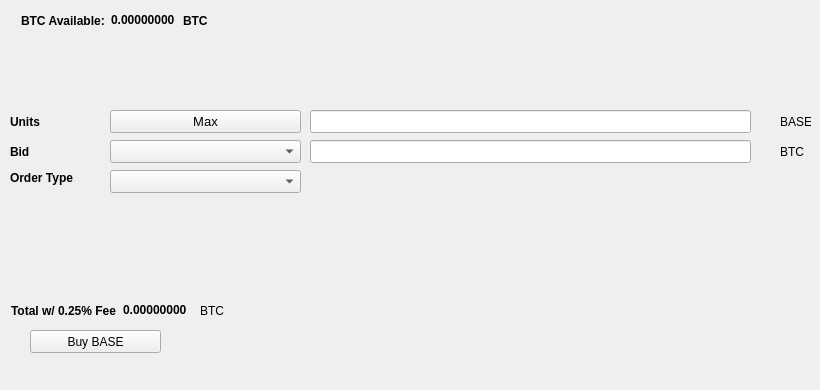
   <widget class="QWidget" name="BuyTab">
    <attribute name="title">
     <string>Buy</string>
    </attribute>
    <widget class="QPushButton" name="BuyBASE">
     <property name="geometry">
      <rect>
       <x>30</x>
       <y>330</y>
       <width>131</width>
       <height>23</height>
      </rect>
     </property>
     <property name="text">
      <string>Buy BASE</string>
     </property>
     <property name="icon">
      <iconset resource="../base.qrc">
       <normaloff>:/icons/bitcoin</normaloff>:/icons/bitcoin</iconset>
     </property>
    </widget>
    <widget class="QLabel" name="label_3">
     <property name="geometry">
      <rect>
       <x>10</x>
       <y>110</y>
       <width>46</width>
       <height>23</height>
      </rect>
     </property>
     <property name="font">
      <font>
       <weight>75</weight>
       <bold>true</bold>
      </font>
     </property>
     <property name="text">
      <string>Units</string>
     </property>
    </widget>
    <widget class="QLineEdit" name="UnitsInput">
     <property name="geometry">
      <rect>
       <x>310</x>
       <y>110</y>
       <width>441</width>
       <height>23</height>
      </rect>
     </property>
     <property name="font">
      <font>
       <pointsize>9</pointsize>
       <weight>75</weight>
       <bold>true</bold>
      </font>
     </property>
    </widget>
    <widget class="QLineEdit" name="BuyBidPriceEdit">
     <property name="geometry">
      <rect>
       <x>310</x>
       <y>140</y>
       <width>441</width>
       <height>23</height>
      </rect>
     </property>
     <property name="font">
      <font>
       <pointsize>9</pointsize>
       <weight>75</weight>
       <bold>true</bold>
      </font>
     </property>
    </widget>
    <widget class="QLabel" name="label_4">
     <property name="geometry">
      <rect>
       <x>780</x>
       <y>110</y>
       <width>31</width>
       <height>23</height>
      </rect>
     </property>
     <property name="text">
      <string>BASE</string>
     </property>
    </widget>
    <widget class="QLabel" name="label_5">
     <property name="geometry">
      <rect>
       <x>780</x>
       <y>140</y>
       <width>31</width>
       <height>23</height>
      </rect>
     </property>
     <property name="text">
      <string>BTC</string>
     </property>
    </widget>
    <widget class="QLabel" name="label_6">
     <property name="geometry">
      <rect>
       <x>10</x>
       <y>140</y>
       <width>46</width>
       <height>23</height>
      </rect>
     </property>
     <property name="font">
      <font>
       <weight>75</weight>
       <bold>true</bold>
      </font>
     </property>
     <property name="text">
      <string>Bid</string>
     </property>
    </widget>
    <widget class="QLabel" name="label_7">
     <property name="geometry">
      <rect>
       <x>10</x>
       <y>170</y>
       <width>91</width>
       <height>16</height>
      </rect>
     </property>
     <property name="font">
      <font>
       <weight>75</weight>
       <bold>true</bold>
      </font>
     </property>
     <property name="text">
      <string>Order Type</string>
     </property>
    </widget>
    <widget class="QPushButton" name="Buy_Max_Amount">
     <property name="geometry">
      <rect>
       <x>110</x>
       <y>110</y>
       <width>191</width>
       <height>23</height>
      </rect>
     </property>
     <property name="font">
      <font>
       <pointsize>10</pointsize>
      </font>
     </property>
     <property name="text">
      <string>Max</string>
     </property>
    </widget>
    <widget class="QComboBox" name="BuyBidcomboBox">
     <property name="geometry">
      <rect>
       <x>110</x>
       <y>140</y>
       <width>191</width>
       <height>23</height>
      </rect>
     </property>
     <property name="font">
      <font>
       <pointsize>10</pointsize>
      </font>
     </property>
    </widget>
    <widget class="QComboBox" name="buyOrdertypeCombo">
     <property name="geometry">
      <rect>
       <x>110</x>
       <y>170</y>
       <width>191</width>
       <height>23</height>
      </rect>
     </property>
     <property name="font">
      <font>
       <pointsize>10</pointsize>
      </font>
     </property>
    </widget>
    <widget class="QWidget" name="layoutWidget1">
     <property name="geometry">
      <rect>
       <x>21</x>
       <y>11</y>
       <width>227</width>
       <height>19</height>
      </rect>
     </property>
     <layout class="QHBoxLayout" name="horizontalLayout_3">
      <item>
       <widget class="QLabel" name="label232">
        <property name="font">
         <font>
          <weight>75</weight>
          <bold>true</bold>
         </font>
        </property>
        <property name="text">
         <string>BTC Available:</string>
        </property>
       </widget>
      </item>
      <item>
       <widget class="QLabel" name="BtcAvailableLbl">
        <property name="palette">
         <palette>
          <active>
           <colorrole role="WindowText">
            <brush brushstyle="SolidPattern">
             <color alpha="255">
              <red>0</red>
              <green>0</green>
              <blue>0</blue>
             </color>
            </brush>
           </colorrole>
           <colorrole role="Button">
            <brush brushstyle="SolidPattern">
             <color alpha="255">
              <red>0</red>
              <green>170</green>
              <blue>0</blue>
             </color>
            </brush>
           </colorrole>
           <colorrole role="Light">
            <brush brushstyle="SolidPattern">
             <color alpha="255">
              <red>0</red>
              <green>255</green>
              <blue>0</blue>
             </color>
            </brush>
           </colorrole>
           <colorrole role="Midlight">
            <brush brushstyle="SolidPattern">
             <color alpha="255">
              <red>0</red>
              <green>212</green>
              <blue>0</blue>
             </color>
            </brush>
           </colorrole>
           <colorrole role="Dark">
            <brush brushstyle="SolidPattern">
             <color alpha="255">
              <red>0</red>
              <green>85</green>
              <blue>0</blue>
             </color>
            </brush>
           </colorrole>
           <colorrole role="Mid">
            <brush brushstyle="SolidPattern">
             <color alpha="255">
              <red>0</red>
              <green>113</green>
              <blue>0</blue>
             </color>
            </brush>
           </colorrole>
           <colorrole role="Text">
            <brush brushstyle="SolidPattern">
             <color alpha="255">
              <red>0</red>
              <green>170</green>
              <blue>0</blue>
             </color>
            </brush>
           </colorrole>
           <colorrole role="BrightText">
            <brush brushstyle="SolidPattern">
             <color alpha="255">
              <red>255</red>
              <green>255</green>
              <blue>255</blue>
             </color>
            </brush>
           </colorrole>
           <colorrole role="ButtonText">
            <brush brushstyle="SolidPattern">
             <color alpha="255">
              <red>0</red>
              <green>0</green>
              <blue>0</blue>
             </color>
            </brush>
           </colorrole>
           <colorrole role="Base">
            <brush brushstyle="SolidPattern">
             <color alpha="255">
              <red>255</red>
              <green>255</green>
              <blue>255</blue>
             </color>
            </brush>
           </colorrole>
           <colorrole role="Window">
            <brush brushstyle="SolidPattern">
             <color alpha="255">
              <red>0</red>
              <green>170</green>
              <blue>0</blue>
             </color>
            </brush>
           </colorrole>
           <colorrole role="Shadow">
            <brush brushstyle="SolidPattern">
             <color alpha="255">
              <red>0</red>
              <green>0</green>
              <blue>0</blue>
             </color>
            </brush>
           </colorrole>
           <colorrole role="AlternateBase">
            <brush brushstyle="SolidPattern">
             <color alpha="255">
              <red>127</red>
              <green>212</green>
              <blue>127</blue>
             </color>
            </brush>
           </colorrole>
           <colorrole role="ToolTipBase">
            <brush brushstyle="SolidPattern">
             <color alpha="255">
              <red>255</red>
              <green>255</green>
              <blue>220</blue>
             </color>
            </brush>
           </colorrole>
           <colorrole role="ToolTipText">
            <brush brushstyle="SolidPattern">
             <color alpha="255">
              <red>0</red>
              <green>0</green>
              <blue>0</blue>
             </color>
            </brush>
           </colorrole>
          </active>
          <inactive>
           <colorrole role="WindowText">
            <brush brushstyle="SolidPattern">
             <color alpha="255">
              <red>0</red>
              <green>0</green>
              <blue>0</blue>
             </color>
            </brush>
           </colorrole>
           <colorrole role="Button">
            <brush brushstyle="SolidPattern">
             <color alpha="255">
              <red>0</red>
              <green>170</green>
              <blue>0</blue>
             </color>
            </brush>
           </colorrole>
           <colorrole role="Light">
            <brush brushstyle="SolidPattern">
             <color alpha="255">
              <red>0</red>
              <green>255</green>
              <blue>0</blue>
             </color>
            </brush>
           </colorrole>
           <colorrole role="Midlight">
            <brush brushstyle="SolidPattern">
             <color alpha="255">
              <red>0</red>
              <green>212</green>
              <blue>0</blue>
             </color>
            </brush>
           </colorrole>
           <colorrole role="Dark">
            <brush brushstyle="SolidPattern">
             <color alpha="255">
              <red>0</red>
              <green>85</green>
              <blue>0</blue>
             </color>
            </brush>
           </colorrole>
           <colorrole role="Mid">
            <brush brushstyle="SolidPattern">
             <color alpha="255">
              <red>0</red>
              <green>113</green>
              <blue>0</blue>
             </color>
            </brush>
           </colorrole>
           <colorrole role="Text">
            <brush brushstyle="SolidPattern">
             <color alpha="255">
              <red>0</red>
              <green>170</green>
              <blue>0</blue>
             </color>
            </brush>
           </colorrole>
           <colorrole role="BrightText">
            <brush brushstyle="SolidPattern">
             <color alpha="255">
              <red>255</red>
              <green>255</green>
              <blue>255</blue>
             </color>
            </brush>
           </colorrole>
           <colorrole role="ButtonText">
            <brush brushstyle="SolidPattern">
             <color alpha="255">
              <red>0</red>
              <green>0</green>
              <blue>0</blue>
             </color>
            </brush>
           </colorrole>
           <colorrole role="Base">
            <brush brushstyle="SolidPattern">
             <color alpha="255">
              <red>255</red>
              <green>255</green>
              <blue>255</blue>
             </color>
            </brush>
           </colorrole>
           <colorrole role="Window">
            <brush brushstyle="SolidPattern">
             <color alpha="255">
              <red>0</red>
              <green>170</green>
              <blue>0</blue>
             </color>
            </brush>
           </colorrole>
           <colorrole role="Shadow">
            <brush brushstyle="SolidPattern">
             <color alpha="255">
              <red>0</red>
              <green>0</green>
              <blue>0</blue>
             </color>
            </brush>
           </colorrole>
           <colorrole role="AlternateBase">
            <brush brushstyle="SolidPattern">
             <color alpha="255">
              <red>127</red>
              <green>212</green>
              <blue>127</blue>
             </color>
            </brush>
           </colorrole>
           <colorrole role="ToolTipBase">
            <brush brushstyle="SolidPattern">
             <color alpha="255">
              <red>255</red>
              <green>255</green>
              <blue>220</blue>
             </color>
            </brush>
           </colorrole>
           <colorrole role="ToolTipText">
            <brush brushstyle="SolidPattern">
             <color alpha="255">
              <red>0</red>
              <green>0</green>
              <blue>0</blue>
             </color>
            </brush>
           </colorrole>
          </inactive>
          <disabled>
           <colorrole role="WindowText">
            <brush brushstyle="SolidPattern">
             <color alpha="255">
              <red>0</red>
              <green>85</green>
              <blue>0</blue>
             </color>
            </brush>
           </colorrole>
           <colorrole role="Button">
            <brush brushstyle="SolidPattern">
             <color alpha="255">
              <red>0</red>
              <green>170</green>
              <blue>0</blue>
             </color>
            </brush>
           </colorrole>
           <colorrole role="Light">
            <brush brushstyle="SolidPattern">
             <color alpha="255">
              <red>0</red>
              <green>255</green>
              <blue>0</blue>
             </color>
            </brush>
           </colorrole>
           <colorrole role="Midlight">
            <brush brushstyle="SolidPattern">
             <color alpha="255">
              <red>0</red>
              <green>212</green>
              <blue>0</blue>
             </color>
            </brush>
           </colorrole>
           <colorrole role="Dark">
            <brush brushstyle="SolidPattern">
             <color alpha="255">
              <red>0</red>
              <green>85</green>
              <blue>0</blue>
             </color>
            </brush>
           </colorrole>
           <colorrole role="Mid">
            <brush brushstyle="SolidPattern">
             <color alpha="255">
              <red>0</red>
              <green>113</green>
              <blue>0</blue>
             </color>
            </brush>
           </colorrole>
           <colorrole role="Text">
            <brush brushstyle="SolidPattern">
             <color alpha="255">
              <red>0</red>
              <green>85</green>
              <blue>0</blue>
             </color>
            </brush>
           </colorrole>
           <colorrole role="BrightText">
            <brush brushstyle="SolidPattern">
             <color alpha="255">
              <red>255</red>
              <green>255</green>
              <blue>255</blue>
             </color>
            </brush>
           </colorrole>
           <colorrole role="ButtonText">
            <brush brushstyle="SolidPattern">
             <color alpha="255">
              <red>0</red>
              <green>85</green>
              <blue>0</blue>
             </color>
            </brush>
           </colorrole>
           <colorrole role="Base">
            <brush brushstyle="SolidPattern">
             <color alpha="255">
              <red>0</red>
              <green>170</green>
              <blue>0</blue>
             </color>
            </brush>
           </colorrole>
           <colorrole role="Window">
            <brush brushstyle="SolidPattern">
             <color alpha="255">
              <red>0</red>
              <green>170</green>
              <blue>0</blue>
             </color>
            </brush>
           </colorrole>
           <colorrole role="Shadow">
            <brush brushstyle="SolidPattern">
             <color alpha="255">
              <red>0</red>
              <green>0</green>
              <blue>0</blue>
             </color>
            </brush>
           </colorrole>
           <colorrole role="AlternateBase">
            <brush brushstyle="SolidPattern">
             <color alpha="255">
              <red>0</red>
              <green>170</green>
              <blue>0</blue>
             </color>
            </brush>
           </colorrole>
           <colorrole role="ToolTipBase">
            <brush brushstyle="SolidPattern">
             <color alpha="255">
              <red>255</red>
              <green>255</green>
              <blue>220</blue>
             </color>
            </brush>
           </colorrole>
           <colorrole role="ToolTipText">
            <brush brushstyle="SolidPattern">
             <color alpha="255">
              <red>0</red>
              <green>0</green>
              <blue>0</blue>
             </color>
            </brush>
           </colorrole>
          </disabled>
         </palette>
        </property>
        <property name="font">
         <font>
          <weight>75</weight>
          <bold>true</bold>
         </font>
        </property>
        <property name="text">
         <string>0.00000000</string>
        </property>
        <property name="textInteractionFlags">
         <set>Qt::LinksAccessibleByMouse|Qt::TextSelectableByKeyboard|Qt::TextSelectableByMouse</set>
        </property>
       </widget>
      </item>
      <item>
       <widget class="QLabel" name="BtcAvailableLbl_2">
        <property name="font">
         <font>
          <weight>75</weight>
          <bold>true</bold>
         </font>
        </property>
        <property name="text">
         <string>BTC</string>
        </property>
       </widget>
      </item>
     </layout>
    </widget>
    <widget class="QWidget" name="layoutWidge2">
     <property name="geometry">
      <rect>
       <x>11</x>
       <y>301</y>
       <width>259</width>
       <height>19</height>
      </rect>
     </property>
     <layout class="QHBoxLayout" name="horizontalLayout_4">
      <item>
       <widget class="QLabel" name="label_9">
        <property name="font">
         <font>
          <weight>75</weight>
          <bold>true</bold>
         </font>
        </property>
        <property name="text">
         <string>Total w/ 0.25% Fee</string>
        </property>
       </widget>
      </item>
      <item>
       <widget class="QLabel" name="BuyCostLabel">
        <property name="palette">
         <palette>
          <active>
           <colorrole role="WindowText">
            <brush brushstyle="SolidPattern">
             <color alpha="255">
              <red>0</red>
              <green>0</green>
              <blue>0</blue>
             </color>
            </brush>
           </colorrole>
           <colorrole role="Button">
            <brush brushstyle="SolidPattern">
             <color alpha="255">
              <red>0</red>
              <green>170</green>
              <blue>0</blue>
             </color>
            </brush>
           </colorrole>
           <colorrole role="Light">
            <brush brushstyle="SolidPattern">
             <color alpha="255">
              <red>0</red>
              <green>255</green>
              <blue>0</blue>
             </color>
            </brush>
           </colorrole>
           <colorrole role="Midlight">
            <brush brushstyle="SolidPattern">
             <color alpha="255">
              <red>0</red>
              <green>212</green>
              <blue>0</blue>
             </color>
            </brush>
           </colorrole>
           <colorrole role="Dark">
            <brush brushstyle="SolidPattern">
             <color alpha="255">
              <red>0</red>
              <green>85</green>
              <blue>0</blue>
             </color>
            </brush>
           </colorrole>
           <colorrole role="Mid">
            <brush brushstyle="SolidPattern">
             <color alpha="255">
              <red>0</red>
              <green>113</green>
              <blue>0</blue>
             </color>
            </brush>
           </colorrole>
           <colorrole role="Text">
            <brush brushstyle="SolidPattern">
             <color alpha="255">
              <red>0</red>
              <green>170</green>
              <blue>0</blue>
             </color>
            </brush>
           </colorrole>
           <colorrole role="BrightText">
            <brush brushstyle="SolidPattern">
             <color alpha="255">
              <red>255</red>
              <green>255</green>
              <blue>255</blue>
             </color>
            </brush>
           </colorrole>
           <colorrole role="ButtonText">
            <brush brushstyle="SolidPattern">
             <color alpha="255">
              <red>0</red>
              <green>0</green>
              <blue>0</blue>
             </color>
            </brush>
           </colorrole>
           <colorrole role="Base">
            <brush brushstyle="SolidPattern">
             <color alpha="255">
              <red>255</red>
              <green>255</green>
              <blue>255</blue>
             </color>
            </brush>
           </colorrole>
           <colorrole role="Window">
            <brush brushstyle="SolidPattern">
             <color alpha="255">
              <red>0</red>
              <green>170</green>
              <blue>0</blue>
             </color>
            </brush>
           </colorrole>
           <colorrole role="Shadow">
            <brush brushstyle="SolidPattern">
             <color alpha="255">
              <red>0</red>
              <green>0</green>
              <blue>0</blue>
             </color>
            </brush>
           </colorrole>
           <colorrole role="AlternateBase">
            <brush brushstyle="SolidPattern">
             <color alpha="255">
              <red>127</red>
              <green>212</green>
              <blue>127</blue>
             </color>
            </brush>
           </colorrole>
           <colorrole role="ToolTipBase">
            <brush brushstyle="SolidPattern">
             <color alpha="255">
              <red>255</red>
              <green>255</green>
              <blue>220</blue>
             </color>
            </brush>
           </colorrole>
           <colorrole role="ToolTipText">
            <brush brushstyle="SolidPattern">
             <color alpha="255">
              <red>0</red>
              <green>0</green>
              <blue>0</blue>
             </color>
            </brush>
           </colorrole>
          </active>
          <inactive>
           <colorrole role="WindowText">
            <brush brushstyle="SolidPattern">
             <color alpha="255">
              <red>0</red>
              <green>0</green>
              <blue>0</blue>
             </color>
            </brush>
           </colorrole>
           <colorrole role="Button">
            <brush brushstyle="SolidPattern">
             <color alpha="255">
              <red>0</red>
              <green>170</green>
              <blue>0</blue>
             </color>
            </brush>
           </colorrole>
           <colorrole role="Light">
            <brush brushstyle="SolidPattern">
             <color alpha="255">
              <red>0</red>
              <green>255</green>
              <blue>0</blue>
             </color>
            </brush>
           </colorrole>
           <colorrole role="Midlight">
            <brush brushstyle="SolidPattern">
             <color alpha="255">
              <red>0</red>
              <green>212</green>
              <blue>0</blue>
             </color>
            </brush>
           </colorrole>
           <colorrole role="Dark">
            <brush brushstyle="SolidPattern">
             <color alpha="255">
              <red>0</red>
              <green>85</green>
              <blue>0</blue>
             </color>
            </brush>
           </colorrole>
           <colorrole role="Mid">
            <brush brushstyle="SolidPattern">
             <color alpha="255">
              <red>0</red>
              <green>113</green>
              <blue>0</blue>
             </color>
            </brush>
           </colorrole>
           <colorrole role="Text">
            <brush brushstyle="SolidPattern">
             <color alpha="255">
              <red>0</red>
              <green>170</green>
              <blue>0</blue>
             </color>
            </brush>
           </colorrole>
           <colorrole role="BrightText">
            <brush brushstyle="SolidPattern">
             <color alpha="255">
              <red>255</red>
              <green>255</green>
              <blue>255</blue>
             </color>
            </brush>
           </colorrole>
           <colorrole role="ButtonText">
            <brush brushstyle="SolidPattern">
             <color alpha="255">
              <red>0</red>
              <green>0</green>
              <blue>0</blue>
             </color>
            </brush>
           </colorrole>
           <colorrole role="Base">
            <brush brushstyle="SolidPattern">
             <color alpha="255">
              <red>255</red>
              <green>255</green>
              <blue>255</blue>
             </color>
            </brush>
           </colorrole>
           <colorrole role="Window">
            <brush brushstyle="SolidPattern">
             <color alpha="255">
              <red>0</red>
              <green>170</green>
              <blue>0</blue>
             </color>
            </brush>
           </colorrole>
           <colorrole role="Shadow">
            <brush brushstyle="SolidPattern">
             <color alpha="255">
              <red>0</red>
              <green>0</green>
              <blue>0</blue>
             </color>
            </brush>
           </colorrole>
           <colorrole role="AlternateBase">
            <brush brushstyle="SolidPattern">
             <color alpha="255">
              <red>127</red>
              <green>212</green>
              <blue>127</blue>
             </color>
            </brush>
           </colorrole>
           <colorrole role="ToolTipBase">
            <brush brushstyle="SolidPattern">
             <color alpha="255">
              <red>255</red>
              <green>255</green>
              <blue>220</blue>
             </color>
            </brush>
           </colorrole>
           <colorrole role="ToolTipText">
            <brush brushstyle="SolidPattern">
             <color alpha="255">
              <red>0</red>
              <green>0</green>
              <blue>0</blue>
             </color>
            </brush>
           </colorrole>
          </inactive>
          <disabled>
           <colorrole role="WindowText">
            <brush brushstyle="SolidPattern">
             <color alpha="255">
              <red>0</red>
              <green>85</green>
              <blue>0</blue>
             </color>
            </brush>
           </colorrole>
           <colorrole role="Button">
            <brush brushstyle="SolidPattern">
             <color alpha="255">
              <red>0</red>
              <green>170</green>
              <blue>0</blue>
             </color>
            </brush>
           </colorrole>
           <colorrole role="Light">
            <brush brushstyle="SolidPattern">
             <color alpha="255">
              <red>0</red>
              <green>255</green>
              <blue>0</blue>
             </color>
            </brush>
           </colorrole>
           <colorrole role="Midlight">
            <brush brushstyle="SolidPattern">
             <color alpha="255">
              <red>0</red>
              <green>212</green>
              <blue>0</blue>
             </color>
            </brush>
           </colorrole>
           <colorrole role="Dark">
            <brush brushstyle="SolidPattern">
             <color alpha="255">
              <red>0</red>
              <green>85</green>
              <blue>0</blue>
             </color>
            </brush>
           </colorrole>
           <colorrole role="Mid">
            <brush brushstyle="SolidPattern">
             <color alpha="255">
              <red>0</red>
              <green>113</green>
              <blue>0</blue>
             </color>
            </brush>
           </colorrole>
           <colorrole role="Text">
            <brush brushstyle="SolidPattern">
             <color alpha="255">
              <red>0</red>
              <green>85</green>
              <blue>0</blue>
             </color>
            </brush>
           </colorrole>
           <colorrole role="BrightText">
            <brush brushstyle="SolidPattern">
             <color alpha="255">
              <red>255</red>
              <green>255</green>
              <blue>255</blue>
             </color>
            </brush>
           </colorrole>
           <colorrole role="ButtonText">
            <brush brushstyle="SolidPattern">
             <color alpha="255">
              <red>0</red>
              <green>85</green>
              <blue>0</blue>
             </color>
            </brush>
           </colorrole>
           <colorrole role="Base">
            <brush brushstyle="SolidPattern">
             <color alpha="255">
              <red>0</red>
              <green>170</green>
              <blue>0</blue>
             </color>
            </brush>
           </colorrole>
           <colorrole role="Window">
            <brush brushstyle="SolidPattern">
             <color alpha="255">
              <red>0</red>
              <green>170</green>
              <blue>0</blue>
             </color>
            </brush>
           </colorrole>
           <colorrole role="Shadow">
            <brush brushstyle="SolidPattern">
             <color alpha="255">
              <red>0</red>
              <green>0</green>
              <blue>0</blue>
             </color>
            </brush>
           </colorrole>
           <colorrole role="AlternateBase">
            <brush brushstyle="SolidPattern">
             <color alpha="255">
              <red>0</red>
              <green>170</green>
              <blue>0</blue>
             </color>
            </brush>
           </colorrole>
           <colorrole role="ToolTipBase">
            <brush brushstyle="SolidPattern">
             <color alpha="255">
              <red>255</red>
              <green>255</green>
              <blue>220</blue>
             </color>
            </brush>
           </colorrole>
           <colorrole role="ToolTipText">
            <brush brushstyle="SolidPattern">
             <color alpha="255">
              <red>0</red>
              <green>0</green>
              <blue>0</blue>
             </color>
            </brush>
           </colorrole>
          </disabled>
         </palette>
        </property>
        <property name="font">
         <font>
          <weight>75</weight>
          <bold>true</bold>
         </font>
        </property>
        <property name="autoFillBackground">
         <bool>false</bool>
        </property>
        <property name="text">
         <string>0.00000000</string>
        </property>
        <property name="textInteractionFlags">
         <set>Qt::LinksAccessibleByMouse|Qt::TextSelectableByMouse</set>
        </property>
       </widget>
      </item>
      <item>
       <widget class="QLabel" name="label_10">
        <property name="font">
         <font>
          <weight>50</weight>
          <bold>false</bold>
         </font>
        </property>
        <property name="text">
         <string>BTC</string>
        </property>
       </widget>
      </item>
     </layout>
    </widget>
    <widget class="QLabel" name="label_24">
     <property name="geometry">
      <rect>
       <x>460</x>
       <y>300</y>
       <width>281</width>
       <height>81</height>
      </rect>
     </property>
     <property name="text">
      <string/>
     </property>
     <property name="pixmap">
      <pixmap>:/images/bittrex</pixmap>
     </property>
    </widget>
   </widget>
